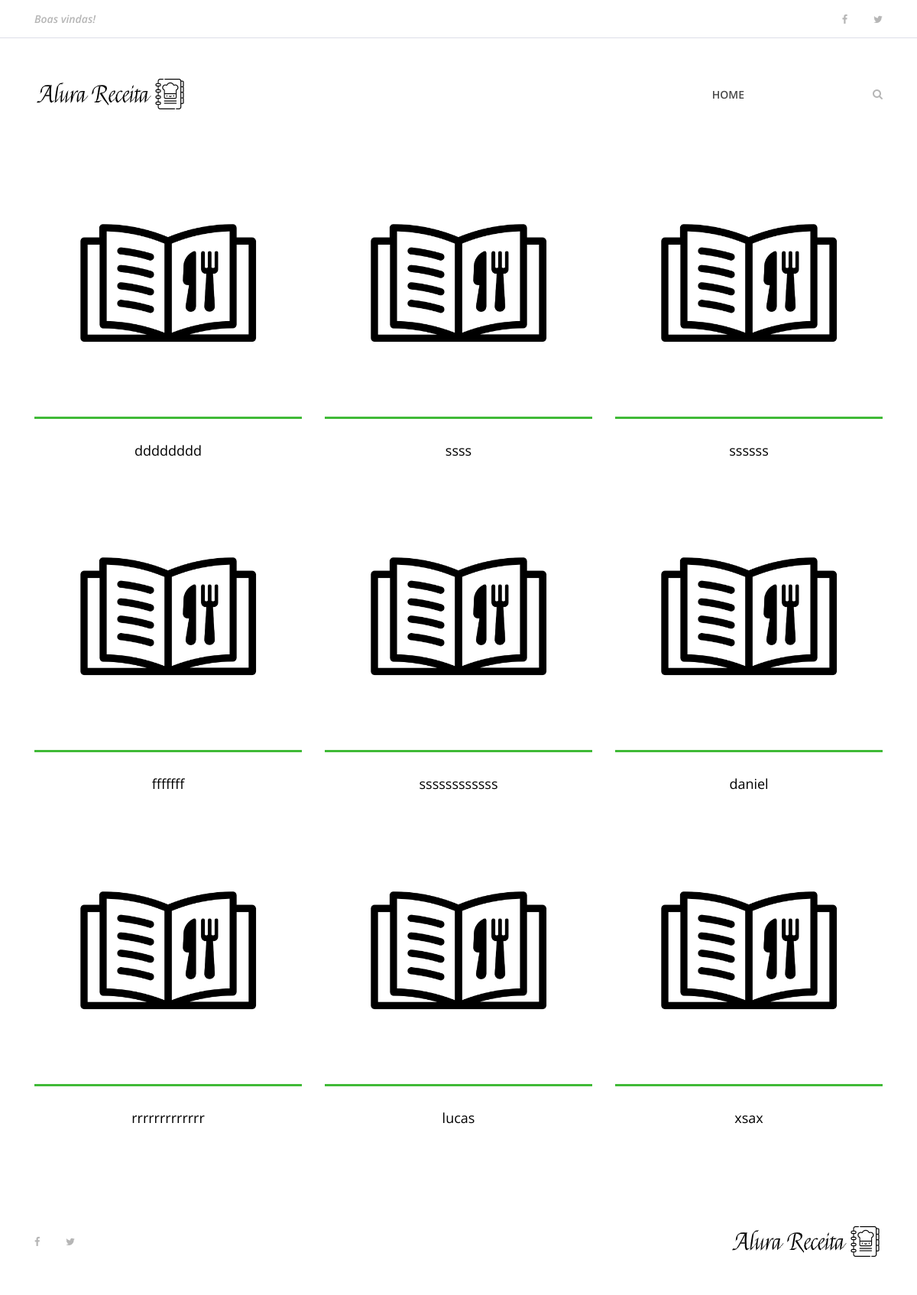
Before: /index/ with the older database file.
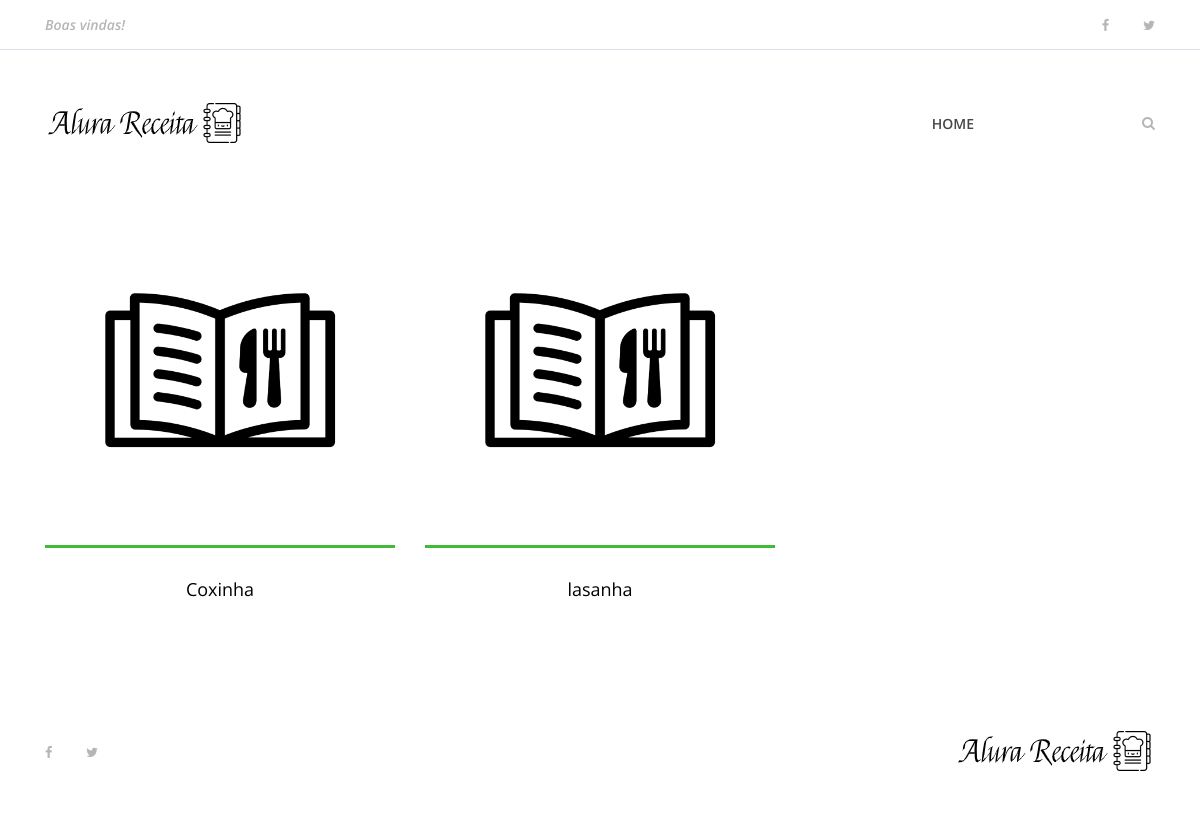
After: the same page with the newer database file.
### bolos/models.py (models this page shows, shortened)
class Receita(models.Model):
    Nome_Receita = models.CharField(max_length=50, choices=TYPOS)
    Ingredientees = models.TextField(max_length=300)
    Preparo = models.CharField(max_length=50)
    Rendimento = models.CharField(max_length=50)
    Categoria = models.CharField(max_length=50)
    Por = models.CharField(max_length=50)
    Modo_preparo = models.TextField(max_length=500)
    Date_Receita = models.DateTimeField(default=datetime.now, blank=True)

### bolos/views.py (the view)
# urls.py: path('index/', views.index, name= 'index'),
def index(request):
    mos = Receita.objects.all()
    return render (request, 'bolos/index.html', {'mos': mos})

### bolos/templates/bolos/index.html (shortened to what this page needs)
    {% extends 'base.html' %}
    {% load static %}
    {% block content %}
    <header class="header-area">
        <div class="top-header-area">
            <div class="container h-100">
                <div class="row h-100 align-items-center justify-content-between">
                    <div class="col-12 col-sm-6">
                        <div class="breaking-news">
                            <div id="breakingNewsTicker" class="ticker">
                                <ul>
                                    <li><a href="">Boas vindas!</a></li>
                                </ul>
                            </div>
                        </div>
                    </div>
                    <div class="col-12 col-sm-6">
                        <div class="top-social-info text-right">
                            <a href=""><i class="fa fa-facebook" aria-hidden="true"></i></a>
                            <a href=""><i class="fa fa-twitter" aria-hidden="true"></i></a>
                        </div>
                    </div>
                </div>
            </div>
        </div>
        <div class="delicious-main-menu">
            <div class="classy-nav-container breakpoint-off">
                <div class="container">
                    <nav class="classy-navbar justify-content-between" id="deliciousNav">
                        <a class="nav-brand" href="{% url 'index' %}"><img src="{% static 'img/core-img/logo.png' %}" alt=""></a>
                        <div class="classy-menu">
                            <div class="classynav">
                                <ul>
                                    <li><a href="{% url 'index' %}">Home</a></li>
                                </ul>
                                <div class="search-btn">
                                    <i class="fa fa-search" aria-hidden="true"></i>
                                </div>
                            </div>
                        </div>
                    </nav>
                </div>
            </div>
        </div>
    </header>
    <section class="best-receipe-area">
        <div class="container">
            <div class="row">
                {% if  mos %}
                {% for mos in mos %}
                <div class="col-12 col-sm-6 col-lg-4">
                    <div class="single-best-receipe-area mb-30">
                        <img src="{% static 'img/bg-img/foto_receita.png' %}" alt="">
                        <div class="receipe-content">
                            <a href="{% url 'receita' mos.id %}">
                                <h5>{{mos.Nome_Receita}}</h5>
                            </a>
                        </div>
                    </div>
                </div>
                {% endfor %}
                {% endif %}
            </div>
        </div>
    </section>
    <footer class="footer-area">
        <div class="container h-100">
            <div class="row h-100">
                <div class="col-12 h-100 d-flex flex-wrap align-items-center justify-content-between">
                    <div class="footer-social-info text-right">
                        <a href="#"><i class="fa fa-facebook" aria-hidden="true"></i></a>
                        <a href="#"><i class="fa fa-twitter" aria-hidden="true"></i></a>
                    </div>
                    <div class="footer-logo">
                        <a href="{% url 'index' %}"><img src="{% static 'img/core-img/logo.png' %}" alt=""></a>
                    </div>
                </div>
            </div>
        </div>
    </footer>
    {% endblock content %}

Changed rows visible on the page:
removed Receita: Nome_Receita "dddddddd"
removed Receita: Nome_Receita "ssss"
removed Receita: Nome_Receita "ssssss"
removed Receita: Nome_Receita "fffffff"
removed Receita: Nome_Receita "ssssssssssss"
removed Receita: Nome_Receita "daniel"
removed Receita: Nome_Receita "rrrrrrrrrrrrr"
removed Receita: Nome_Receita "lucas"
removed Receita: Nome_Receita "xsax"
added Receita: Nome_Receita "Coxinha"
added Receita: Nome_Receita "lasanha"
